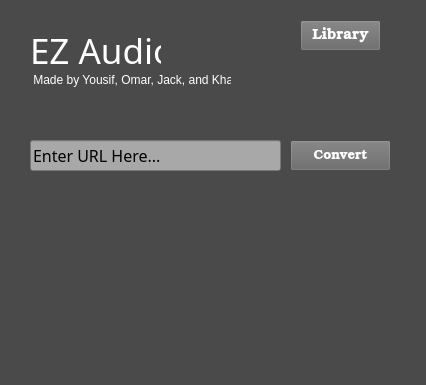
<?xml version="1.0" encoding="UTF-8"?>
<ui version="4.0">
 <class>MainWindow</class>
 <widget class="QMainWindow" name="MainWindow">
  <property name="geometry">
   <rect>
    <x>0</x>
    <y>0</y>
    <width>426</width>
    <height>385</height>
   </rect>
  </property>
  <property name="contextMenuPolicy">
   <enum>Qt::DefaultContextMenu</enum>
  </property>
  <property name="windowTitle">
   <string>EZ Audio</string>
  </property>
  <property name="styleSheet">
   <string notr="true">background-color: rgb(74, 74, 74);</string>
  </property>
  <widget class="QWidget" name="centralwidget">
   <widget class="QLineEdit" name="lineEdit">
    <property name="geometry">
     <rect>
      <x>30</x>
      <y>140</y>
      <width>251</width>
      <height>31</height>
     </rect>
    </property>
    <property name="font">
     <font>
      <family>Leelawadee UI Semilight</family>
      <pointsize>12</pointsize>
     </font>
    </property>
    <property name="styleSheet">
     <string notr="true">background-color: rgb(168, 168, 168);</string>
    </property>
    <property name="text">
     <string>Enter URL Here...</string>
    </property>
   </widget>
   <widget class="QLabel" name="label">
    <property name="geometry">
     <rect>
      <x>30</x>
      <y>20</y>
      <width>131</width>
      <height>61</height>
     </rect>
    </property>
    <property name="font">
     <font>
      <family>Poor Richard</family>
      <pointsize>26</pointsize>
      <weight>50</weight>
      <bold>false</bold>
     </font>
    </property>
    <property name="styleSheet">
     <string notr="true">color: qlineargradient(spread:pad, x1:0, y1:0, x2:1, y2:0, stop:0 rgba(0, 0, 0, 255), stop:1 rgba(255, 255, 255, 255));</string>
    </property>
    <property name="text">
     <string>EZ Audio</string>
    </property>
   </widget>
   <widget class="QPushButton" name="pushButton_2">
    <property name="geometry">
     <rect>
      <x>300</x>
      <y>20</y>
      <width>81</width>
      <height>31</height>
     </rect>
    </property>
    <property name="font">
     <font>
      <family>Bookman Old Style</family>
      <pointsize>11</pointsize>
     </font>
    </property>
    <property name="styleSheet">
     <string notr="true">color: rgb(255, 255, 255);
background-color: rgb(103, 103, 103);</string>
    </property>
    <property name="text">
     <string>Library</string>
    </property>
   </widget>
   <widget class="QToolButton" name="toolButton">
    <property name="geometry">
     <rect>
      <x>290</x>
      <y>140</y>
      <width>101</width>
      <height>31</height>
     </rect>
    </property>
    <property name="minimumSize">
     <size>
      <width>101</width>
      <height>0</height>
     </size>
    </property>
    <property name="font">
     <font>
      <family>Bookman Old Style</family>
      <pointsize>10</pointsize>
      <underline>false</underline>
     </font>
    </property>
    <property name="styleSheet">
     <string notr="true">color: rgb(255, 255, 255);
background-color: rgb(103, 103, 103);</string>
    </property>
    <property name="text">
     <string>Convert</string>
    </property>
   </widget>
   <widget class="QLabel" name="label_2">
    <property name="geometry">
     <rect>
      <x>30</x>
      <y>70</y>
      <width>201</width>
      <height>20</height>
     </rect>
    </property>
    <property name="styleSheet">
     <string notr="true">color: qlineargradient(spread:pad, x1:0, y1:0, x2:1, y2:0, stop:0 rgba(0, 0, 0, 255), stop:1 rgba(255, 255, 255, 255));</string>
    </property>
    <property name="text">
     <string> Made by Yousif, Omar, Jack, and Khaled</string>
    </property>
   </widget>
  </widget>
  <widget class="QMenuBar" name="menubar">
   <property name="geometry">
    <rect>
     <x>0</x>
     <y>0</y>
     <width>426</width>
     <height>21</height>
    </rect>
   </property>
  </widget>
  <widget class="QStatusBar" name="statusbar"/>
 </widget>
 <resources/>
 <connections/>
</ui>
